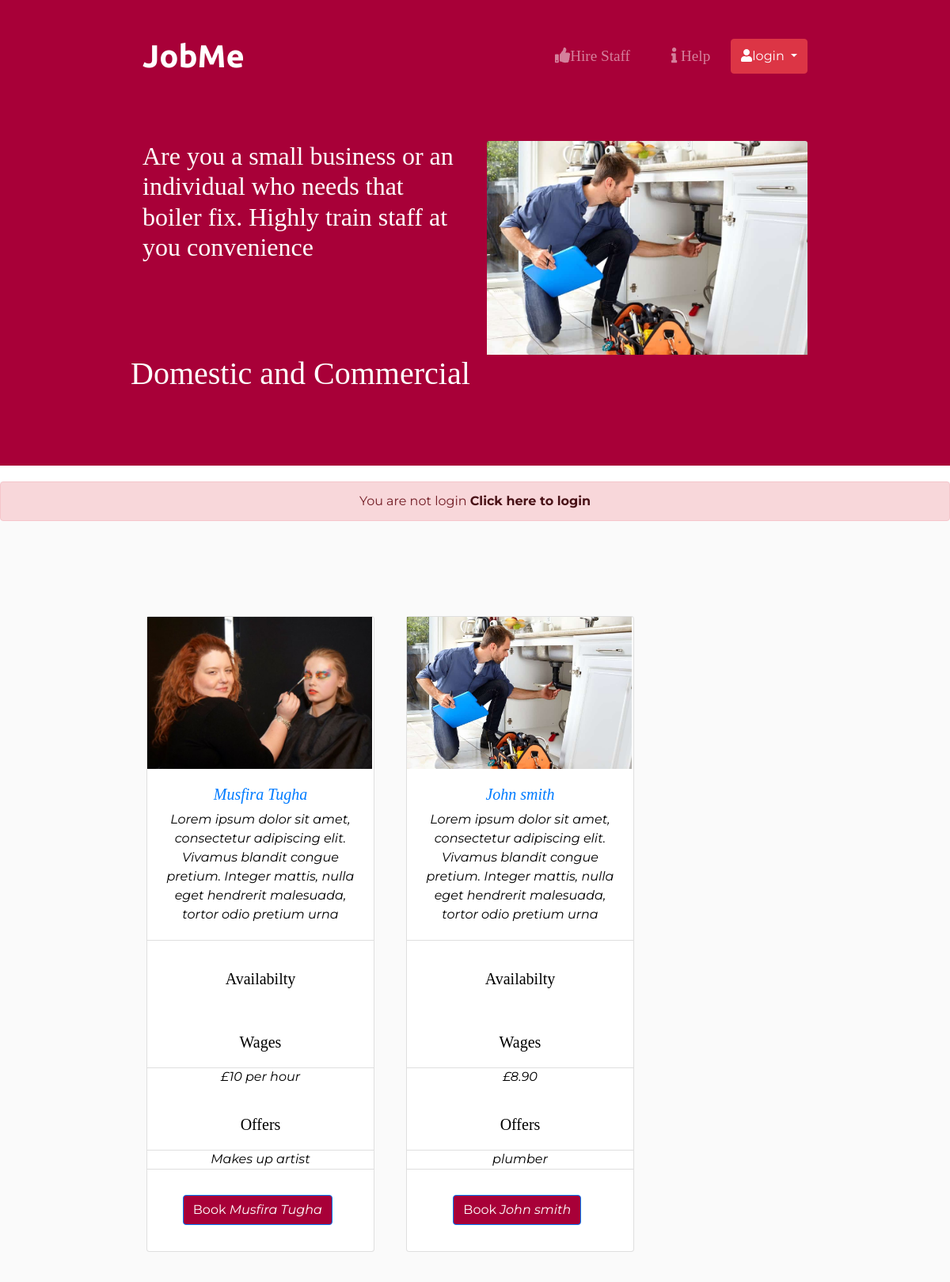
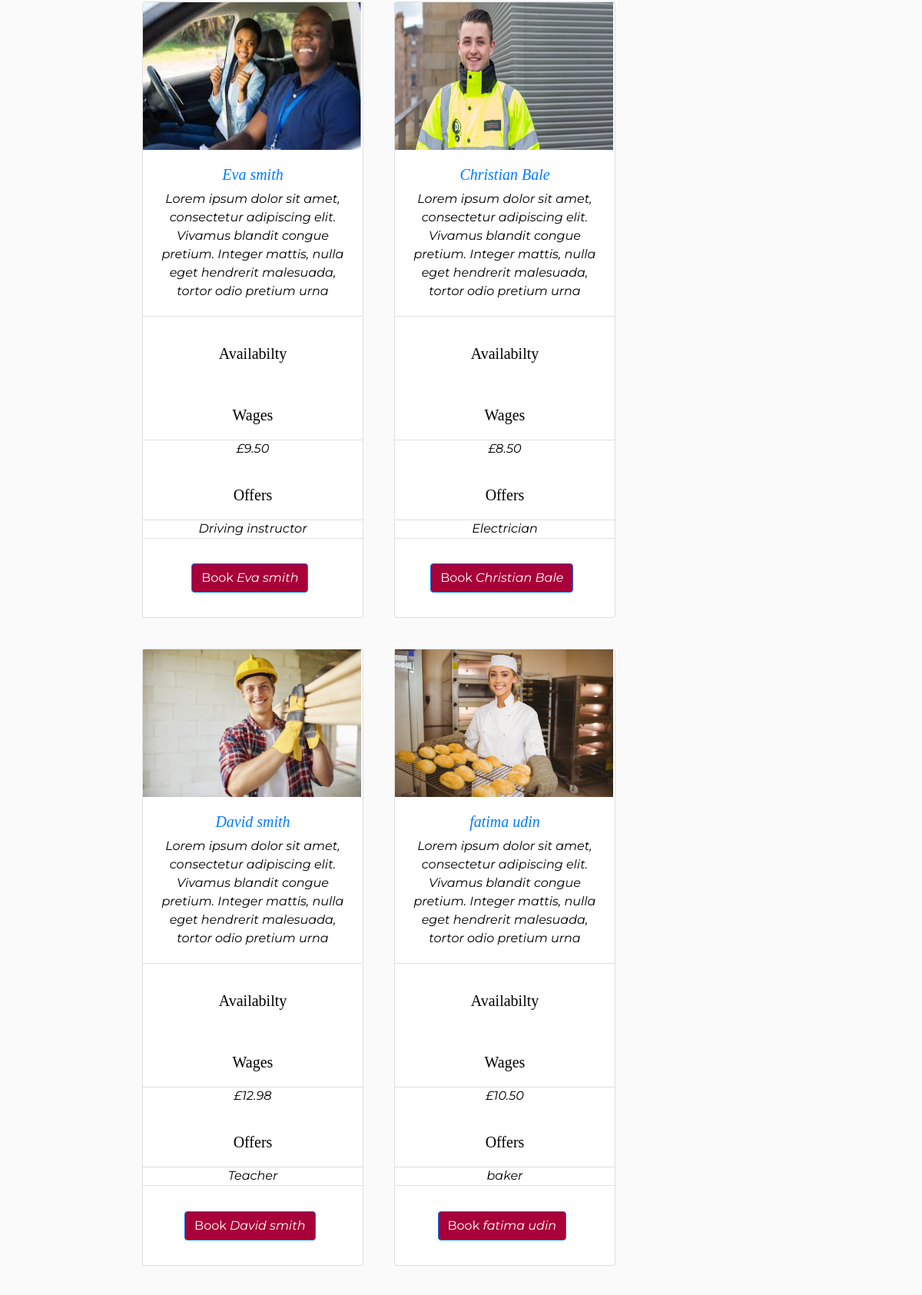
The app's page /JobMe2/jobpaget4.php?category=1 (upper part) with its own data (2 pictures, top to bottom).
### tables this page shows
CREATE TABLE `industry` (
  `role_id` int(11) NOT NULL,
  `role_title` varchar(225) NOT NULL,
  `role_image` text NOT NULL,
  `role_description` text NOT NULL
);

CREATE TABLE `jobseeker` (
  `jobseeker_Id` int(11) NOT NULL,
  `jobseeker_Name` varchar(100) NOT NULL,
  `jobseeker_description` varchar(300) NOT NULL,
  `jobseker_wage` varchar(500) NOT NULL,
  `jobseeke_service` varchar(300) NOT NULL,
  `jobseeker_tag` varchar(300) NOT NULL,
  `jobseeker_availability` varchar(35) NOT NULL,
  `Role_ID` int(2) NOT NULL,
  `jobseeker_image` text NOT NULL DEFAULT 'avatar.jpg'
);

### JobMe2/jobpaget4.php (the view, shortened to what this page needs)
<?php  include "Includes/head.php";?>
<body>
      <section class="colored-section" id="title">
        <div class="container-fluid">
  <?php  include "Includes/nav.php";?>
    <?php
          if (isset($_GET['category'])) {
          $linkID_VAr = $_GET['category'];
        }?>
<?php
        $query = "SELECT * FROM industry WHERE Role_ID = $linkID_VAr";
        $selectAllrolesQuery = mysqli_query($connection,$query);
  while($row = mysqli_fetch_assoc($selectAllrolesQuery)) {
           $role_title = $row['role_title'];
           $role_image = $row['role_image'];
           $role_description = $row['role_description'];
         ?>
          <div class="row">
            <div class="col-lg-6">
              <h2><?php echo  $role_description  ?></h2>
          </div>
              <div class="col-lg-6">
                <img src="images\<?php echo  $role_image ; ?>" class="card-img-top" alt="...">
            </div>
            <h1><?php echo$role_title?></h1>
          </div>
        </div>
      </section>
        <section class="white-section" id="pricing">
          <?php if (isset($_SESSION ['username'])) {
            ?>
            <div class="alert alert-danger" role="alert">
    Thanks for loging in <a href="jobpage.php" class="alert-link">Click here to view all joobseekers</a>
  </div>
          <?php
          }
          else {
            ?>
            <div class="alert alert-danger" role="alert">
    You are not login <a href="sign.php" class="alert-link"> Click here to login</a>
  </div>
  <?php
          }?>
<div class="container-fluid">
  <div class="row">
    <?php } ?>
<?php
    $query = "SELECT * FROM Jobseeker WHERE Role_ID = $linkID_VAr";
            $select_all_posts_query = mysqli_query($connection,$query);
            while($row = mysqli_fetch_assoc($select_all_posts_query)) {
            $jobseeker_Id = $row['jobseeker_Id'];
            $jobseeker_name= $row['jobseeker_Name'];
            $jobseeker_image = $row['jobseeker_image'];
          $jobseeke_service = $row['jobseeke_service'];
          $jobseeker_description = $row['jobseeker_description'];
        $jobseker_wage = $row['jobseker_wage'];
?>
          <div class="card cad pricing-column" >
      <img src="images\<?php echo $jobseeker_image; ?>" class=" cardimage" width="100" alt="...">
      <div class="card-body">
        <h5>
<a class="card-title" href="job.php?linkID= <?php echo   $jobseeker_Id ?>"> <em><?php  echo $jobseeker_name ?></em></a>
        </h5>
        <p class="card-text">  <em><?php echo $jobseeker_description  ?></em></p>
      </div>
      <ul class="list-group list-group-flush">
        <li class="list-group-item"> <li class="list-group-item" > <h5>Availabilty</h5> </li><em></em></li>
        <li class="list-group-item">  <li class="list-group-item"> <h5>Wages</h6></li><em><?php echo $jobseker_wage ?></em> </li>
        <li class="list-group-item"><li class="list-group-item" ><h5>Offers</h5></li> <em><?php echo $jobseeke_service ?></em></li>
      </ul>
      <div class="card-body">
        <a class="btn btn-primary download-buttonsignin" href="job.php?linkID=<?php echo   $jobseeker_Id ?>">Book <em><?php echo $jobseeker_name ?></em></a>
      </div>
      </div>
<?php
    }
     ?>
    </div>
    </section>
    <?php  include "Includes/footer.php";?>

### JobMe2/css/styles.css (style rules this page uses)
body { font-family: "Montserrat"; text-align: center; }
h1, h2, h3, h4, h5, h6 { font-family: "Montserrat-Bold"; }
p { color: black; }
.container-fluid { padding: 7% 15%; }
.colored-section { background-color: #a80038; color: #fff; }
.white-section { background-color: #fafafa; margin-top: 20px; }
.download-buttonsignin { margin: 5% 3% 5% 0; background-color: #a80038; }
#title { background-color: #a80038; color: #fff; text-align: left; }
#title .container-fluid { padding: 3% 15% 7%; }
.pricing-column { transition: 0.5s ease; cursor: pointer; }
.cad { margin: 20px 20px 20px 20px; width: 18rem; color:Black; }
.cardimage { height: 192px; width: 284px; }

### records on screen
industry: role_description "Are you a small business or an individual who needs that boiler fix. Highly train staff at you convenience", role_image (picture), role_title "Domestic and Commercial"
jobseeker: shows a picture, jobseeker_Name "Musfira Tugha", jobseeker_description "Lorem ipsum dolor sit amet, consectetur adipiscing elit. Vivamus blandit congue pretium. Integer mattis, nulla eget hendrerit malesuada, tortor odio pretium urna", jobseker_wage "£10 per hour", jobseeke_service "Makes up artist"
jobseeker: jobseeker_image (picture), jobseeker_Name "John smith", jobseeker_description "Lorem ipsum dolor sit amet, consectetur adipiscing elit. Vivamus blandit congue pretium. Integer mattis, nulla eget hendrerit malesuada, tortor odio pretium urna", jobseker_wage "£8.90", jobseeke_service "plumber"
jobseeker: jobseeker_image (picture), jobseeker_Name "Eva smith", jobseeker_description "Lorem ipsum dolor sit amet, consectetur adipiscing elit. Vivamus blandit congue pretium. Integer mattis, nulla eget hendrerit malesuada, tortor odio pretium urna", jobseker_wage "£9.50", jobseeke_service "Driving instructor"
jobseeker: jobseeker_image (picture), jobseeker_Name "Christian Bale", jobseeker_description "Lorem ipsum dolor sit amet, consectetur adipiscing elit. Vivamus blandit congue pretium. Integer mattis, nulla eget hendrerit malesuada, tortor odio pretium urna", jobseker_wage "£8.50", jobseeke_service "Electrician"
jobseeker: jobseeker_image (picture), jobseeker_Name "David smith", jobseeker_description "Lorem ipsum dolor sit amet, consectetur adipiscing elit. Vivamus blandit congue pretium. Integer mattis, nulla eget hendrerit malesuada, tortor odio pretium urna", jobseker_wage "£12.98", jobseeke_service "Teacher"
jobseeker: jobseeker_image (picture), jobseeker_Name "fatima udin", jobseeker_description "Lorem ipsum dolor sit amet, consectetur adipiscing elit. Vivamus blandit congue pretium. Integer mattis, nulla eget hendrerit malesuada, tortor odio pretium urna", jobseker_wage "£10.50", jobseeke_service "baker"
